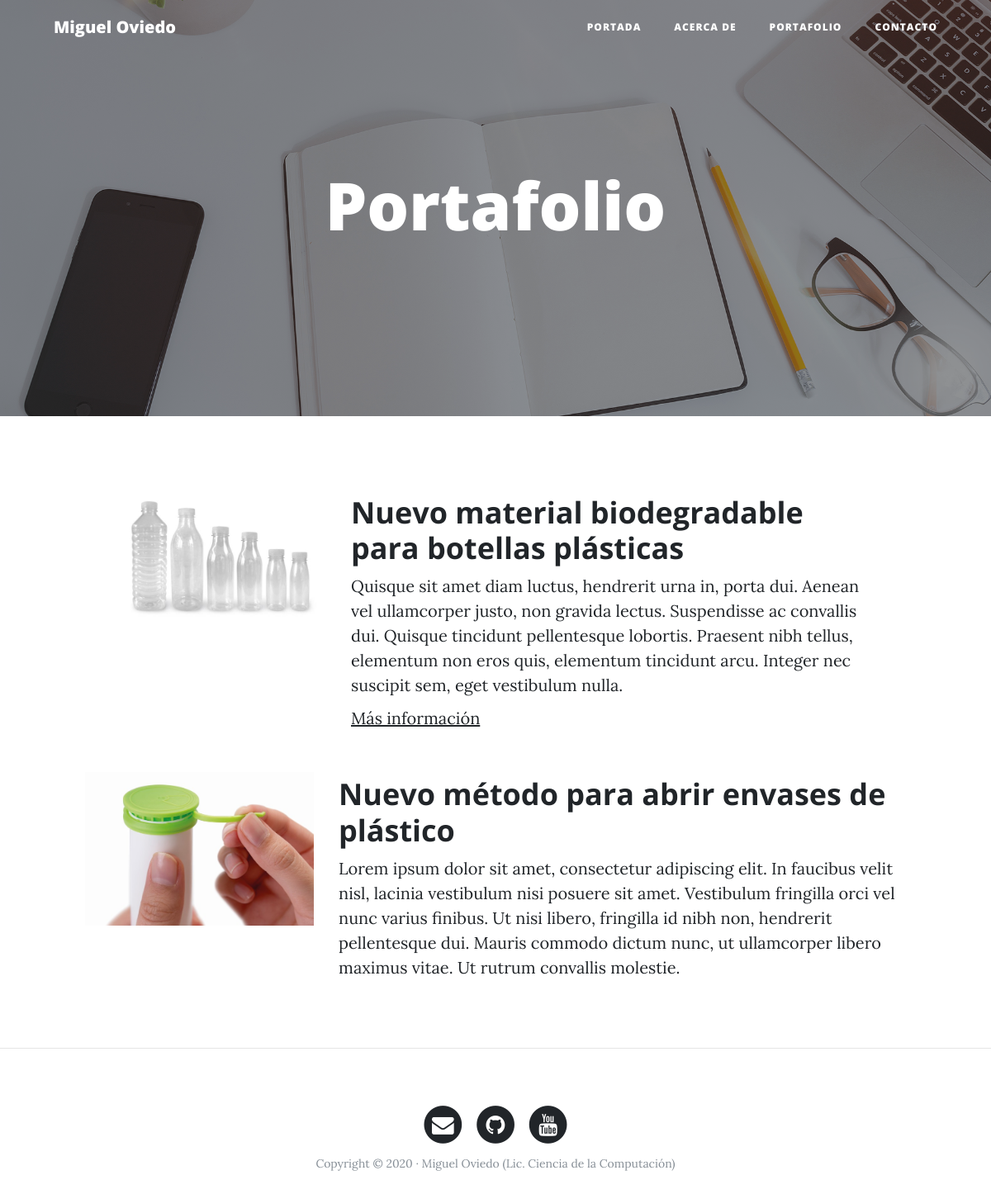
The page /portfolio/ on the database its author committed.
### portfolio/models.py (models this page shows, shortened)
class Project(models.Model):
    title = models.CharField(max_length=100, verbose_name='Título')
    description = models.TextField(verbose_name='Descripción')
    image = models.ImageField(verbose_name='Imagen', upload_to='projects')
    link = models.URLField(verbose_name='Dirección web', null=True, blank=True)
    created = models.DateTimeField(auto_now_add=True, verbose_name = 'Fecha de creación') # Se ejecuta al crearse una instancia
    updated = models.DateTimeField(auto_now=True, verbose_name = 'Fecha de modificación') # Se ejecuta cada vez que se actualiza una instancia
    class Meta:
        verbose_name = 'proyecto'
        verbose_name_plural = 'proyectos'
        ordering = ['-created'] # Ordena los post en orden decreciente

### portfolio/views.py (the view)
# urls.py: path('portfolio/', portfolio_views.portfolio, name="portfolio"),
def portfolio(request):
    projects = Project.objects.all()
    return render(request, "portfolio/portfolio.html", {'my_projects':projects})

### portfolio/templates/portfolio/portfolio.html (shortened to what this page needs)
{% extends 'core/base.html' %}
{% load static %}{% block background %}{% static 'core/img/portfolio-bg.jpg' %}{% endblock %}
{% block headers %}
<h1>Portafolio</h1>
{% endblock %}
{% block content %}
  {% for project in my_projects %}
    <div class="row project">
      <div class="col-lg-3 col-md-4 offset-lg-1">
        <img class="img-fluid" src="{{project.image.url}}" alt="">
        </div>
        <div class="col-lg-7 col-md-8">
          <h2 class="section-heading title">{{project.title}}</h2>
          <p>{{project.description}}</p>
          {% if project.link %}
            <p><a href="{{project.link}}">Más información</a></p>
          {% endif %}
        </div>
      </div>
    </div>
  {% endfor %}
{% endblock %}

### core/templates/core/base.html (shortened to what this page needs)
<!DOCTYPE html>
<html lang="es">
<head>
  {% load static %}
  <link href="{% static 'core/vendor/bootstrap/css/bootstrap.min.css' %}" rel="stylesheet">
  <link href="{% static 'core/vendor/font-awesome/css/font-awesome.min.css' %}" rel="stylesheet" type="text/css">
  <link href="{% static 'core/css/clean-blog.min.css' %}" rel="stylesheet">
</head>
<body>
  <nav class="navbar navbar-expand-lg navbar-light fixed-top" id="mainNav">
    <div class="container">
      <a class="navbar-brand" href="{% url 'home' %}">Miguel Oviedo</a>
      <div class="collapse navbar-collapse" id="navbarResponsive">
        <ul class="navbar-nav ml-auto">
          <li class="nav-item">
            <a class="nav-link" href="{% url 'home' %}">Portada</a>
          </li>
          <li class="nav-item">
            <a class="nav-link" href="{% url 'about' %}">Acerca de</a>
          </li>
          <li class="nav-item">
            <a class="nav-link" href="{% url 'portfolio' %}">Portafolio</a>
          </li>
          <li class="nav-item">
            <a class="nav-link" href="{% url 'contact' %}">Contacto</a>
          </li>
        </ul>
      </div>
    </div>
  </nav>
  <header class="masthead" style="background-image: url('{% block background %}{% endblock %}')">
    <div class="overlay"></div>
    <div class="container">
      <div class="row">
        <div class="col-lg-8 col-md-10 mx-auto">
          <div class="site-heading">
            {% block headers %}{% endblock %}
          </div>
        </div>
      </div>
    </div>
  </header>
  <div class="container">
      {% block content %}{% endblock %}
    {% if request.path != '/' %} <hr> {% endif %}
  <footer>
    <div class="container">
      <div class="row">
        <div class="col-lg-8 col-md-10 mx-auto">
          <ul class="list-inline text-center">
            <li class="list-inline-item">
              <a href="#">
                <span class="fa-stack fa-lg">
                  <i class="fa fa-circle fa-stack-2x"></i>
                  <i class="fa fa-envelope fa-stack-1x fa-inverse"></i>
                </span>
              </a>
            </li>
            <li class="list-inline-item">
              <a href="#">
                <span class="fa-stack fa-lg">
                  <i class="fa fa-circle fa-stack-2x"></i>
                  <i class="fa fa-github fa-stack-1x fa-inverse"></i>
                </span>
              </a>
            </li>
            <li class="list-inline-item">
              <a href="#">
                <span class="fa-stack fa-lg">
                  <i class="fa fa-circle fa-stack-2x"></i>
                  <i class="fa fa-youtube fa-stack-1x fa-inverse"></i>
                </span>
              </a>
            </li>
          </ul>
          <p class="copyright text-muted">Copyright &copy; 2020 · Miguel Oviedo (Lic. Ciencia de la Computación) </p>
        </div>
      </div>
    </div>
  </footer>
</body>
</html>

### rows shown on the page
Project: image (picture), title "Nuevo material biodegradable para botellas plásticas", description "Quisque sit amet diam luctus, hendrerit urna in, porta dui. Aenean vel ullamcorper justo, non gravida lectus. Suspendisse ac convallis dui. Quisque tincidunt pellentesque lobortis. Praesent nibh tellus, elementum non eros quis, elementum tincidunt arcu. Integer nec suscipit sem, eget vestibulum nulla."
Project: image (picture), title "Nuevo método para abrir envases de plástico", description "Lorem ipsum dolor sit amet, consectetur adipiscing elit. In faucibus velit nisl, lacinia vestibulum nisi posuere sit amet. Vestibulum fringilla orci vel nunc varius finibus. Ut nisi libero, fringilla id nibh non, hendrerit pellentesque dui. Mauris commodo dictum nunc, ut ullamcorper libero maximus vitae. Ut rutrum convallis molestie."
